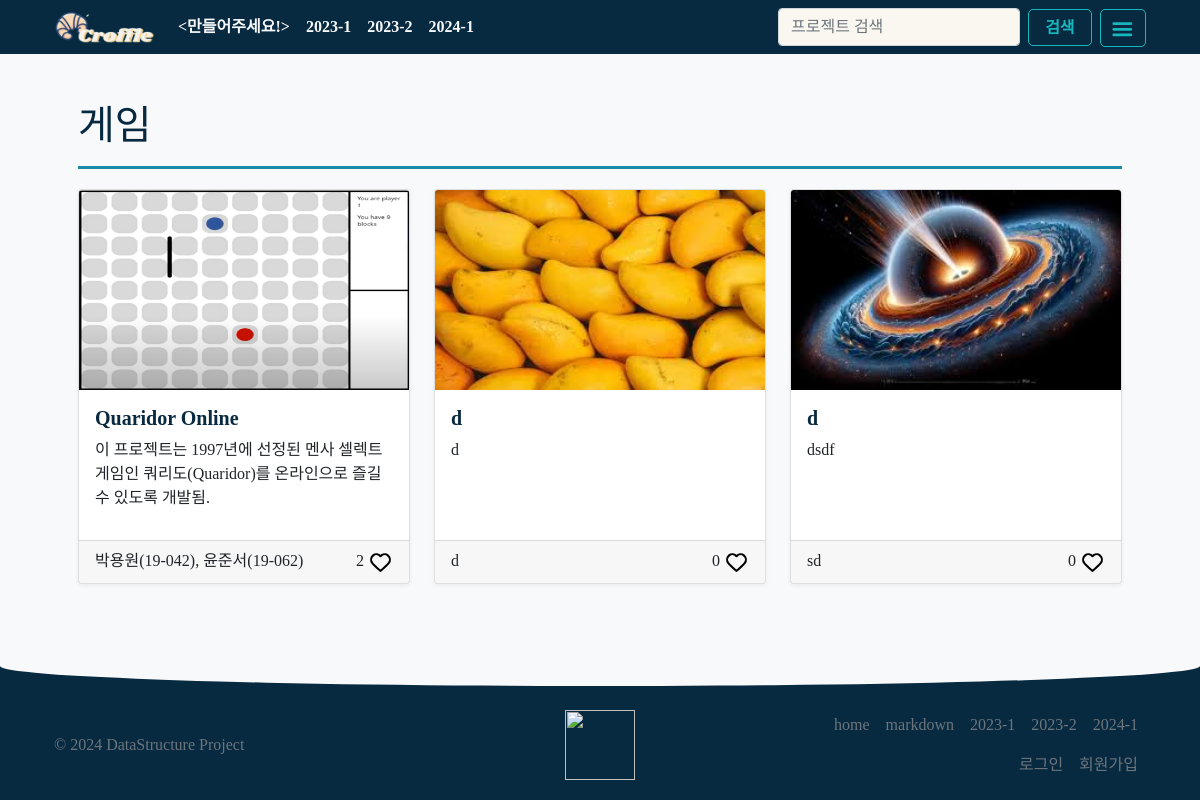
Screenshot of /hashtag/4 with the database file from the repository.
### DS/models.py (models this page shows, shortened)
class Hashtag(models.Model):
    content = models.TextField(unique=True)

class Project(models.Model):
    title=models.CharField(max_length=100)
    content=models.TextField(blank=True,default="")
    author = models.ForeignKey(User, on_delete=models.CASCADE, related_name='author_project')
    year=models.ForeignKey(Year,on_delete=models.CASCADE)
    uploadedFile = models.FileField(upload_to="zipfile/",null=True)
    harts = models.ManyToManyField(User, related_name='hart_project',blank=True)
    video=models.URLField()
    imgfile = models.ImageField(null=True, upload_to="")
    abstract=models.CharField(max_length=100,blank=True,default="")
    hashtag=models.ManyToManyField(Hashtag,related_name='project_hashtag',blank=True)
    member=models.CharField(max_length=100)
    poster=models.FileField(upload_to="paperfile/",null=True)
    repoter=models.FileField(upload_to="repoter/",null=True)

### DS/views.py (the view)
# urls.py: path('hashtag/<int:hashtag_id>', views.Hashtag_view, name='hashtag_view'),
def Hashtag_view(request,hashtag_id):
    hashtag= Hashtag.objects.get(id=hashtag_id)
    context={'hashtag':hashtag}
    return render(request,'DS/Hashtag.html',context)

### templates/DS/Hashtag.html
{% extends 'base.html' %}
{% block content %}
{% load static %}
<div class="album py-5 bg-light">
    <div class="container px-5">
      <h1>{{ hashtag.content }}</h1>
      <hr class="line">
      <div class="row row-cols-1 row-cols-md-3">
        {% for project in hashtag.project_hashtag.all %}
        <div class="col-mb-4 py-1">
          <div class="card">
            {% if project.imgfile %}
            <img class="card-img-top" src="{{ project.imgfile.url }}" style="height: 200px; width: 100%;">
            {% else %}
            <img class="card-img-top" src="{{ project.poster.url }}" style="height: 200px; width: 100%;">
            {% endif %}
            <div class="card-body" style="height: 150px;">
              <a href="/{{ project.id }}/" style="text-decoration: none; color: black;">
                <h5 class="navlink" style="color:#072A40;">{{ project.title }}</h5>
              </a>
              {% if project.imgfile %}
              <p class = "hi">{{project.abstract}}</p>
              {% else %}
              <p class="hi">이 프로젝트는 {{ project.year.year }}에 개발된 프로젝트로 우수한 퀄리티를 통해, 끝내주는 자료구조 과목을 빛냄.</p>
              {% endif %}            </div>
            <div class="card-footer">
              {{project.member}}
                <div style="float: right;">
                  {{project.harts.count}}
                  <img src="{% static 'heart.svg' %}" style="height: 25px; width: 25px;">
                </div>
            </div>
          </div>
        </div>
        {% endfor %}
      </div>
      </div>
      </div>
{% endblock %}

### static/Test.css (style rules this page uses)
.card { box-shadow: rgba(0, 0, 0, 0.06) 0px 2px 4px; transition: all .3s ease-in-out; }
.navlink { color: #F8F9FA; text-decoration: none; font-weight: 700; overflow: hidden; text-overflow: ellipsis; word-break:break-all; display: -webkit-box; -webkit-line-clamp: 1; -webkit-box-orient: vertical; }
hr.line { border-bottom: 3px solid #178ca4; opacity: inherit; }
.hi { overflow: hidden; text-overflow: ellipsis; word-break:break-all; display: -webkit-box; -webkit-line-clamp: 4; -webkit-box-orient: vertical; }

### rows the page displays
Hashtag: content "게임"
Project: imgfile (picture), title "Quaridor Online", abstract "이 프로젝트는 1997년에 선정된 멘사 셀렉트 게임인 쿼리도(Quaridor)를 온라인으로 즐길 수 있도록 개발됨.", member "박용원(19-042), 윤준서(19-062)", harts.count "2"
Project: imgfile (picture), title "d", abstract "d", member "d", harts.count "0"
Project: imgfile (picture), title "d", abstract "dsdf", member "sd", harts.count "0"
